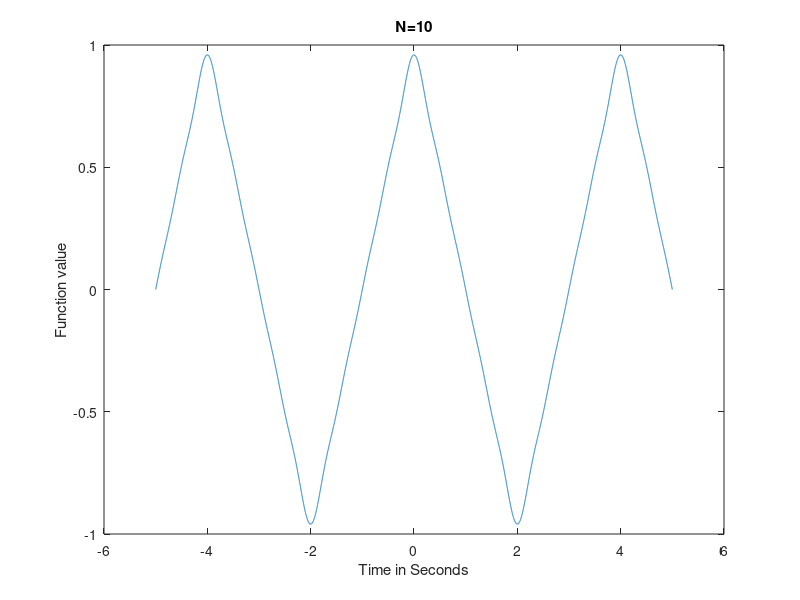

The MATLAB script that drew this image:
clear all
clc
N=10;
t=-5:0.001:5;
d=0;
for n=1:N
    a=8/((n*pi).^2);
    b=a*sin((n*pi)/2).^2;
    d=d+b*cos((n*pi*t)/2);
end

mean(d.^2)

plot(t,d);
xlabel('Time in Seconds');
ylabel('Function value');
title('N=10');
